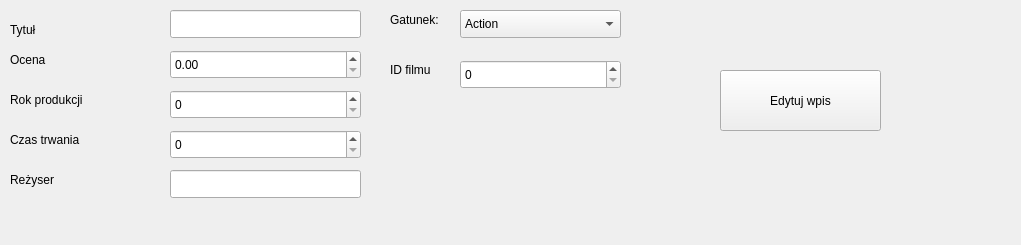
<?xml version="1.0" encoding="UTF-8"?>
<ui version="4.0">
 <class>editScreen</class>
 <widget class="QWidget" name="editScreen">
  <property name="geometry">
   <rect>
    <x>0</x>
    <y>0</y>
    <width>1021</width>
    <height>245</height>
   </rect>
  </property>
  <property name="windowTitle">
   <string>Form</string>
  </property>
  <widget class="QLabel" name="label">
   <property name="geometry">
    <rect>
     <x>10</x>
     <y>20</y>
     <width>91</width>
     <height>20</height>
    </rect>
   </property>
   <property name="text">
    <string>Tytuł</string>
   </property>
  </widget>
  <widget class="QLabel" name="label_6">
   <property name="geometry">
    <rect>
     <x>10</x>
     <y>170</y>
     <width>101</width>
     <height>20</height>
    </rect>
   </property>
   <property name="text">
    <string>Reżyser</string>
   </property>
  </widget>
  <widget class="QLabel" name="label_2">
   <property name="geometry">
    <rect>
     <x>10</x>
     <y>50</y>
     <width>91</width>
     <height>20</height>
    </rect>
   </property>
   <property name="text">
    <string>Ocena</string>
   </property>
  </widget>
  <widget class="QSpinBox" name="yearBox">
   <property name="geometry">
    <rect>
     <x>170</x>
     <y>90</y>
     <width>191</width>
     <height>29</height>
    </rect>
   </property>
   <property name="maximum">
    <number>2026</number>
   </property>
  </widget>
  <widget class="QLabel" name="label_5">
   <property name="geometry">
    <rect>
     <x>10</x>
     <y>130</y>
     <width>101</width>
     <height>20</height>
    </rect>
   </property>
   <property name="text">
    <string>Czas trwania</string>
   </property>
  </widget>
  <widget class="QSpinBox" name="lengthBox">
   <property name="geometry">
    <rect>
     <x>170</x>
     <y>130</y>
     <width>191</width>
     <height>29</height>
    </rect>
   </property>
   <property name="maximum">
    <number>1000</number>
   </property>
  </widget>
  <widget class="QLineEdit" name="titleEdit">
   <property name="geometry">
    <rect>
     <x>170</x>
     <y>10</y>
     <width>191</width>
     <height>28</height>
    </rect>
   </property>
  </widget>
  <widget class="QLabel" name="label_7">
   <property name="geometry">
    <rect>
     <x>390</x>
     <y>10</y>
     <width>101</width>
     <height>20</height>
    </rect>
   </property>
   <property name="text">
    <string>Gatunek:</string>
   </property>
  </widget>
  <widget class="QLabel" name="label_4">
   <property name="geometry">
    <rect>
     <x>10</x>
     <y>90</y>
     <width>121</width>
     <height>20</height>
    </rect>
   </property>
   <property name="text">
    <string>Rok produkcji</string>
   </property>
  </widget>
  <widget class="QPushButton" name="editButton">
   <property name="geometry">
    <rect>
     <x>720</x>
     <y>70</y>
     <width>161</width>
     <height>61</height>
    </rect>
   </property>
   <property name="text">
    <string>Edytuj wpis</string>
   </property>
  </widget>
  <widget class="QDoubleSpinBox" name="scoreBox">
   <property name="geometry">
    <rect>
     <x>170</x>
     <y>50</y>
     <width>191</width>
     <height>29</height>
    </rect>
   </property>
   <property name="maximum">
    <double>10.000000000000000</double>
   </property>
   <property name="singleStep">
    <double>0.010000000000000</double>
   </property>
  </widget>
  <widget class="QLineEdit" name="directorEdit">
   <property name="geometry">
    <rect>
     <x>170</x>
     <y>170</y>
     <width>191</width>
     <height>28</height>
    </rect>
   </property>
  </widget>
  <widget class="QLabel" name="label_8">
   <property name="geometry">
    <rect>
     <x>390</x>
     <y>60</y>
     <width>121</width>
     <height>20</height>
    </rect>
   </property>
   <property name="text">
    <string>ID filmu</string>
   </property>
  </widget>
  <widget class="QSpinBox" name="idBox">
   <property name="geometry">
    <rect>
     <x>460</x>
     <y>60</y>
     <width>161</width>
     <height>29</height>
    </rect>
   </property>
   <property name="maximum">
    <number>2026</number>
   </property>
  </widget>
  <widget class="QComboBox" name="genreBox">
   <property name="geometry">
    <rect>
     <x>460</x>
     <y>10</y>
     <width>161</width>
     <height>28</height>
    </rect>
   </property>
   <item>
    <property name="text">
     <string>Action</string>
    </property>
   </item>
   <item>
    <property name="text">
     <string>Comedy</string>
    </property>
   </item>
   <item>
    <property name="text">
     <string>Drama</string>
    </property>
   </item>
   <item>
    <property name="text">
     <string>Sci-Fi</string>
    </property>
   </item>
   <item>
    <property name="text">
     <string>Horror</string>
    </property>
   </item>
   <item>
    <property name="text">
     <string>Thriller</string>
    </property>
   </item>
   <item>
    <property name="text">
     <string>Fantasy</string>
    </property>
   </item>
   <item>
    <property name="text">
     <string>Documentary</string>
    </property>
   </item>
   <item>
    <property name="text">
     <string>Animation</string>
    </property>
   </item>
   <item>
    <property name="text">
     <string>Crime</string>
    </property>
   </item>
   <item>
    <property name="text">
     <string>Romance</string>
    </property>
   </item>
   <item>
    <property name="text">
     <string>Mystery</string>
    </property>
   </item>
  </widget>
  <widget class="QLabel" name="errorMsg">
   <property name="geometry">
    <rect>
     <x>160</x>
     <y>210</y>
     <width>631</width>
     <height>20</height>
    </rect>
   </property>
   <property name="text">
    <string/>
   </property>
  </widget>
 </widget>
 <resources/>
 <connections/>
</ui>
